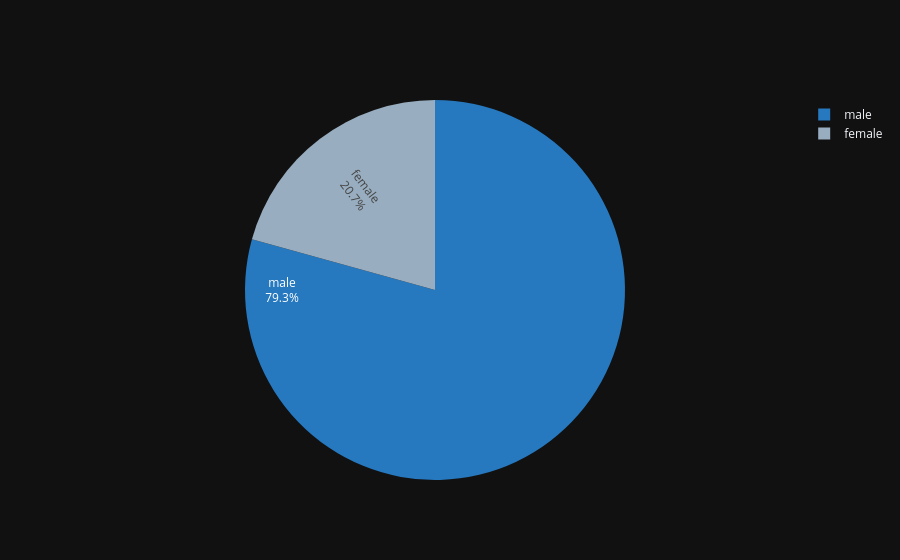

The code cell stored with this chart in its notebook:
### Code cell
labels = data['Sex'].value_counts()[:10].index
values = data['Embarked'].value_counts()[:10].values
colors=['#2678bf','#98adbf']

fig = go.Figure(data=[go.Pie(labels=labels, values=values, textinfo='label+percent',
                             insidetextorientation='radial',marker=dict(colors=colors))])
fig.show()

### Figure 1 — Plotly figure (JSON) as saved in the notebook; plotly's stock layout.template omitted (floating-point values rounded to 4 significant figures)
{"data": [{"insidetextorientation": "radial", "labels": ["male", "female"], "marker": {"colors": ["#2678bf", "#98adbf"]}, "textinfo": "label+percent", "type": "pie", "values": [644, 168, 77]}], "layout": {}}
